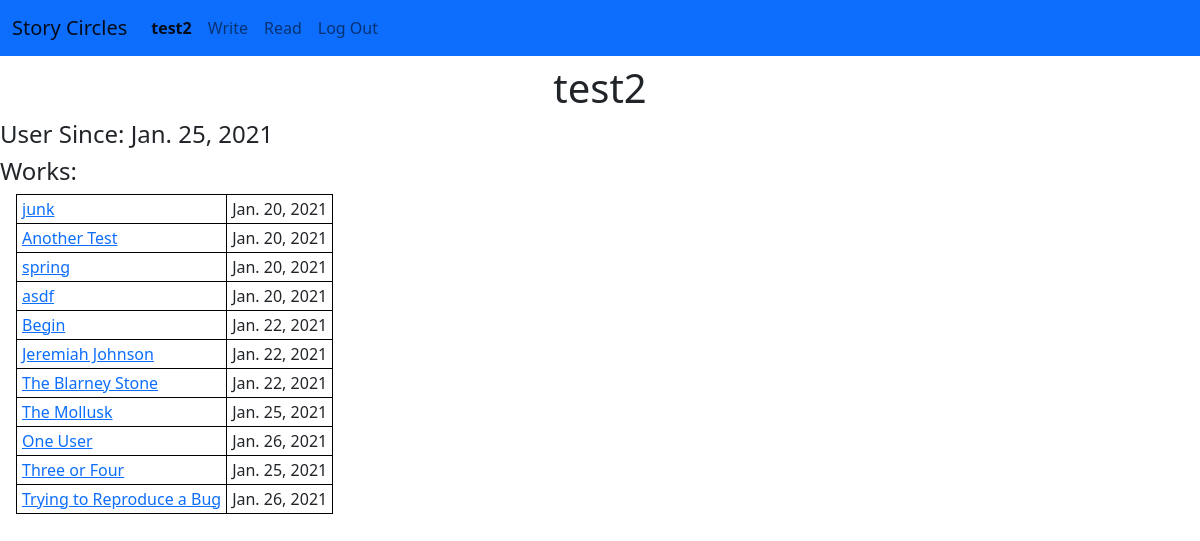
/circle/user/6 (signed in), run on an earlier commit of the app's database.
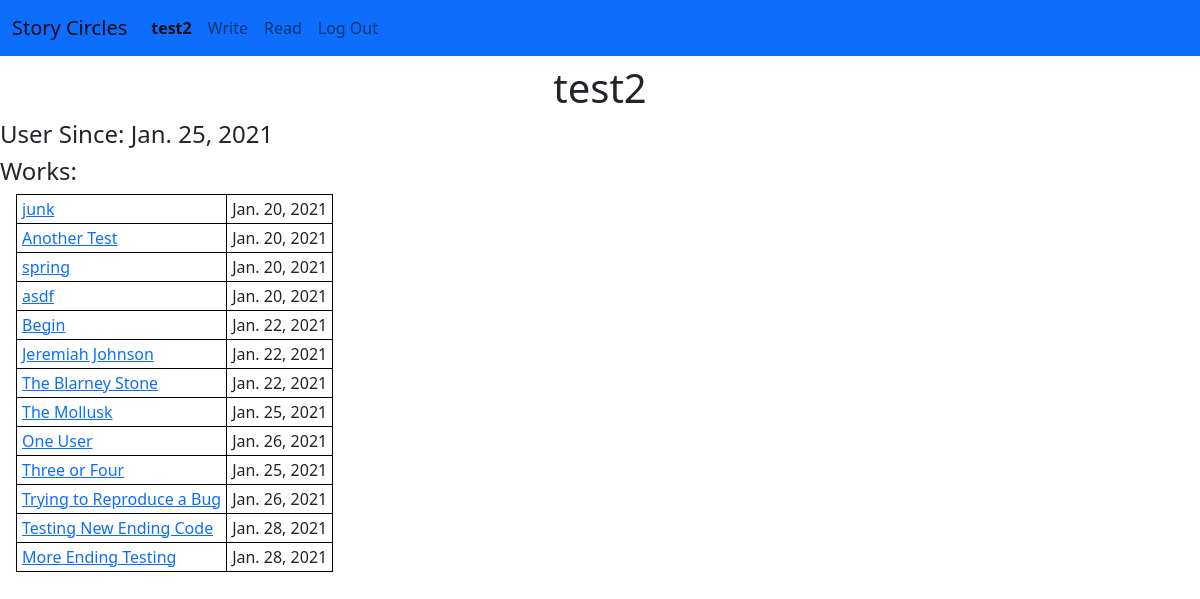
And on a later commit of the database.
### circle/models.py (models this page shows, shortened)
class Story(models.Model):
    title = models.TextField(unique=True)
    authors = models.ManyToManyField(
        User,
        related_name="stories",
        blank=True
    )
    text = models.TextField()
    start_time = models.DateTimeField(blank=True, null=True)
    finish_time = models.DateTimeField(blank=True, null=True)
    finished = models.BooleanField(default=False)
    def get_absolute_url(self):
        if self.finished:
            return reverse('finished_story', args = [self.pk])
        else:
            return reverse('circle', args = [self.circle.pk])

### circle/views.py (the view)
# urls.py: path("user/<int:pk>", views.UserDetailView.as_view(), name="user"),
class UserDetailView(LoginRequiredMixin, DetailView):
    model = User
    context_object_name = 'detail_user'
    def get_context_data(self, **kwargs):
            context = super().get_context_data(**kwargs)
            context['stories'] = context['detail_user'].stories.filter(finished=True)
            return context

### circle/models.py (called while the page is built)
    def get_absolute_url(self):
        return reverse('user', args=[self.pk])

### circle/templates/circle/user_detail.html (shortened to what this page needs)
{% extends "circle/layout.html" %}
{% load static %}
{% block body %}
<h1>{{ detail_user.username }}</h1>
<h4>User Since: {{ detail_user.user_since.date }}</h4>
<h4>Works:</h4>
{% include "circle/include/finished_story_table.html" %}
{% endblock %}

### circle/templates/circle/include/finished_story_table.html
<table class="finished-story-table">
    {% for story in stories %}
    <tr>
        <td class="finished-story-title">
            <a href="{{ story.get_absolute_url }}">{{ story.title }}</a>
        </td>
        <td class="finished-story-date">
            {{ story.finish_time.date }}
        </td>
    </tr>
    {% endfor %}
</table>

What changed in the data, as far as the page shows it:
added Story: title "Testing New Ending Code", finish_time "Jan. 28, 2021"
added Story: title "More Ending Testing", finish_time "Jan. 28, 2021"
